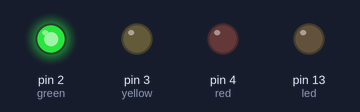
A sketch run on a simulated Arduino Uno, built with avr-gcc and run on an emulated ATmega328P. Shown: output pins drawn as LEDs (lit = HIGH).

Above: at 0.5 s.
At 2.5 s:
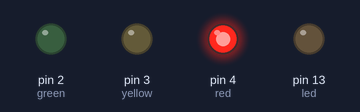
At 3.5 s:
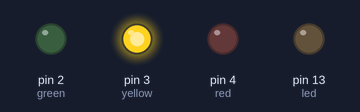
Timing chart, 0 to 5.2 s (numbered marks = the images above):
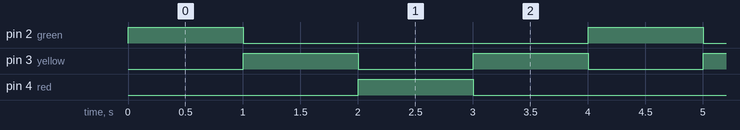

Measured:
- by itself, pin 2 (green), pin 4 (red): alternates HIGH for 1.0 s and LOW for 3.0 s
- by itself, pin 3 (yellow): alternates HIGH for 1.0 s and LOW for 1.0 s
- by itself, everything shown: repeats every 4.0 s, in 4 steps

The sketch:

Traficlight.ino
```cpp
int led = 13;
int green = 2;
int yellow = 3;
int red = 4;

void setup() {
  // put your setup code here, to run once:
  pinMode(led, OUTPUT);
  pinMode(green, OUTPUT);
  pinMode(yellow, OUTPUT);
  pinMode(red, OUTPUT);
}

void loop() {
  // put your main code here, to run repeatedly:
  digitalWrite(green, HIGH);
  digitalWrite(yellow, LOW);
  digitalWrite(red, LOW);
  delay(1000);
  digitalWrite(green, LOW);
  digitalWrite(yellow, HIGH);
  digitalWrite(red, LOW);
  delay(1000);
  digitalWrite(green, LOW);
  digitalWrite(yellow, LOW);
  digitalWrite(red, HIGH);
  delay(1000);
  digitalWrite(green, LOW);
  digitalWrite(yellow, HIGH);
  digitalWrite(red, LOW);
  delay(1000);
}
```
